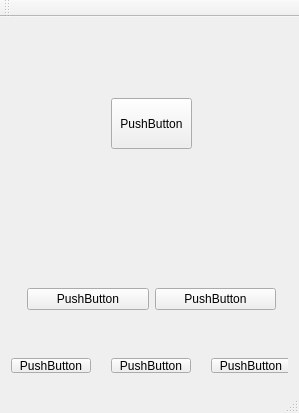
<?xml version="1.0" encoding="UTF-8"?>
<ui version="4.0">
 <class>mainwindow</class>
 <widget class="QMainWindow" name="mainwindow">
  <property name="geometry">
   <rect>
    <x>0</x>
    <y>0</y>
    <width>299</width>
    <height>413</height>
   </rect>
  </property>
  <property name="windowTitle">
   <string>mainwindow</string>
  </property>
  <property name="styleSheet">
   <string notr="true"/>
  </property>
  <property name="tabShape">
   <enum>QTabWidget::Rounded</enum>
  </property>
  <widget class="QWidget" name="centralWidget">
   <layout class="QVBoxLayout" name="verticalLayout">
    <item>
     <widget class="QStackedWidget" name="stackedWidget">
      <widget class="QWidget" name="page">
       <widget class="QPushButton" name="pushButton_3">
        <property name="geometry">
         <rect>
          <x>100</x>
          <y>70</y>
          <width>81</width>
          <height>51</height>
         </rect>
        </property>
        <property name="text">
         <string>PushButton</string>
        </property>
       </widget>
       <widget class="QPushButton" name="pushButton_4">
        <property name="geometry">
         <rect>
          <x>0</x>
          <y>330</y>
          <width>80</width>
          <height>15</height>
         </rect>
        </property>
        <property name="text">
         <string>PushButton</string>
        </property>
       </widget>
       <widget class="QPushButton" name="pushButton_5">
        <property name="geometry">
         <rect>
          <x>200</x>
          <y>330</y>
          <width>80</width>
          <height>15</height>
         </rect>
        </property>
        <property name="text">
         <string>PushButton</string>
        </property>
       </widget>
       <widget class="QPushButton" name="pushButton_6">
        <property name="geometry">
         <rect>
          <x>100</x>
          <y>330</y>
          <width>80</width>
          <height>15</height>
         </rect>
        </property>
        <property name="text">
         <string>PushButton</string>
        </property>
       </widget>
       <widget class="QWidget" name="">
        <property name="geometry">
         <rect>
          <x>5</x>
          <y>246</y>
          <width>271</width>
          <height>51</height>
         </rect>
        </property>
        <layout class="QHBoxLayout" name="horizontalLayout">
         <item>
          <widget class="QPushButton" name="pushButton">
           <property name="text">
            <string>PushButton</string>
           </property>
          </widget>
         </item>
         <item>
          <widget class="QPushButton" name="pushButton_2">
           <property name="text">
            <string>PushButton</string>
           </property>
          </widget>
         </item>
        </layout>
       </widget>
      </widget>
      <widget class="QWidget" name="page_2"/>
     </widget>
    </item>
   </layout>
  </widget>
  <widget class="QMenuBar" name="menuBar">
   <property name="geometry">
    <rect>
     <x>0</x>
     <y>0</y>
     <width>299</width>
     <height>17</height>
    </rect>
   </property>
  </widget>
  <widget class="QToolBar" name="mainToolBar">
   <attribute name="toolBarArea">
    <enum>TopToolBarArea</enum>
   </attribute>
   <attribute name="toolBarBreak">
    <bool>false</bool>
   </attribute>
  </widget>
  <widget class="QStatusBar" name="statusBar"/>
 </widget>
 <layoutdefault spacing="6" margin="11"/>
 <resources/>
 <connections/>
</ui>
